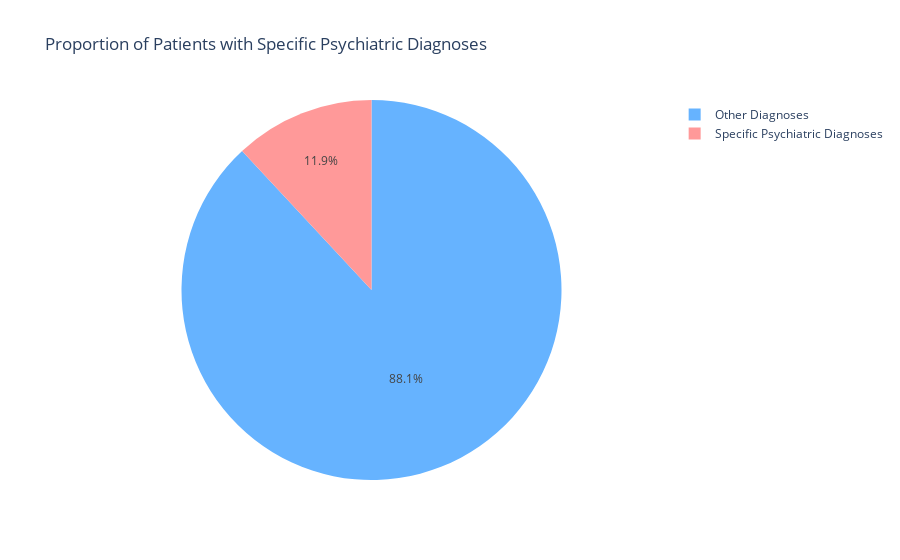

Notebook code for this chart:
### Code cell
labels = ['Specific Psychiatric Diagnoses', 'Other Diagnoses']
sizes = [specific_psychiatric_patient_count, total_patient_count - specific_psychiatric_patient_count]
colors = ['#FF9999', '#66B3FF']

fig_pie = px.pie(values=sizes, names=labels, 
                 title="Proportion of Patients with Specific Psychiatric Diagnoses",
                 color=labels, color_discrete_map={'Specific Psychiatric Diagnoses': '#FF9999', 'Other Diagnoses': '#66B3FF'})

fig_pie.show()

### Figure 1 — Plotly figure (JSON) as saved in the notebook; plotly's stock layout.template omitted (floating-point values rounded to 4 significant figures)
{"data": [{"customdata": [["Specific Psychiatric Diagnoses"], ["Other Diagnoses"]], "domain": {"x": [0, 1], "y": [0, 1]}, "hovertemplate": "label=%{label}<br>value=%{value}<br>color=%{customdata[0]}<extra></extra>", "labels": ["Specific Psychiatric Diagnoses", "Other Diagnoses"], "legendgroup": "", "marker": {"colors": ["#FF9999", "#66B3FF"]}, "name": "", "showlegend": true, "type": "pie", "values": [13, 96]}], "layout": {"autosize": true, "legend": {"tracegroupgap": 0}, "title": {"text": "Proportion of Patients with Specific Psychiatric Diagnoses"}}}
